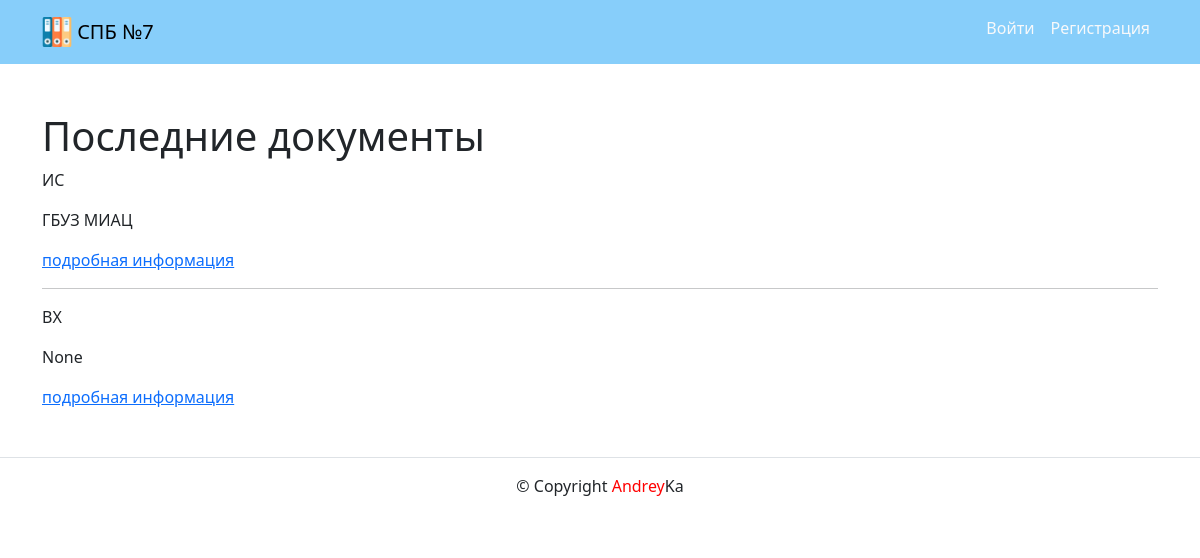
Before: / with the older database file.
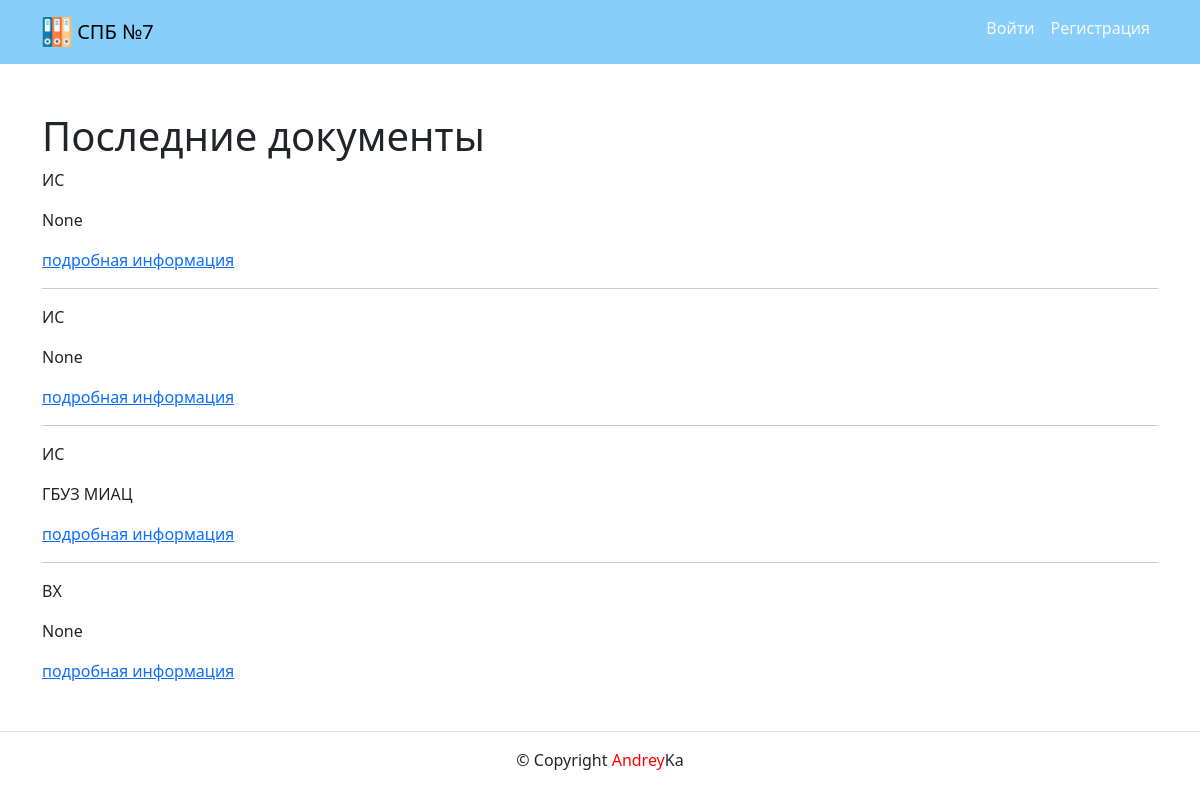
After: the same page with the newer database file.
### documents/models.py (models this page shows, shortened)
class Document(models.Model):
    INPUT_DOC = "ВХ"
    OUTPUT_DOC = "ИС"
    IN_OUT_DOC = "ВХ-ИС"
    DOCUMENT_TYPE_CHOICES = [
        (INPUT_DOC, "входящий"),
        (OUTPUT_DOC, "исходящий"),
        (IN_OUT_DOC, "входящий-исходящий"),
    ]
    doc_type = models.CharField(
        verbose_name="Тип документа",
        help_text="Укажите тип документа",
        max_length=5,
        choices=DOCUMENT_TYPE_CHOICES,
        blank=False,
    )
    from_doc = models.ForeignKey(
        Organization,
        related_name="org_from",
        on_delete=models.PROTECT,
        blank=True,
        null=True,
        verbose_name="Откуда",
    )
    where_doc = models.ForeignKey(
        Organization,
        related_name="org_where",
        on_delete=models.PROTECT,
        blank=True,
        null=True,
        verbose_name="Куда",
    )
    area = models.CharField(
        verbose_name="Участок", max_length=100, blank=True, null=True
    )
    who = models.CharField(verbose_name="Кто", max_length=100, blank=True, null=True)
    input_num = models.PositiveIntegerField(
        verbose_name="Входящий номер", blank=True, null=True
    )
    output_num = models.PositiveIntegerField(
        verbose_name="Исходящий номер", blank=True, null=True
    )
    theme = models.ForeignKey(
        Theme,
        related_name="theme_doc",
        on_delete=models.PROTECT,
        blank=True,
        null=True,
        verbose_name="Тема",
    )
    detail = models.ForeignKey(
        Detail,
        related_name="detail_doc",
        on_delete=models.PROTECT,
        blank=True,
        null=True,
        verbose_name="Детали",
    )
    given = models.ForeignKey(
        Given,
        related_name="given_doc",
        on_delete=models.PROTECT,
        blank=True,
        null=True,
        verbose_name="Передано",
    )
    file = models.FileField(
        verbose_name="Файл", upload_to="docs/%Y/%m/%d/", blank=True, null=True
    )
    size = models.PositiveIntegerField(
        verbose_name="Размер файла", blank=True, null=True
    )
    description = models.TextField(
        verbose_name="Прочее",
        help_text="Укажите прочие подробности",
        blank=True,
        null=True,
    )
    implementers = models.ForeignKey(
        Implementers,
        related_name="implementers_doc",
        on_delete=models.PROTECT,
        blank=True,
        null=True,
        verbose_name="Исполнитель",
    )
    date_input_doc = models.DateField(
        verbose_name="Дата входящего",
        help_text="Укажите дату входящего документа",
        blank=True,
        null=True,
    )
    date_output_doc = models.DateField(
        verbose_name="Дата исходящего",
        help_text="Укажите дату исходящего документа",
        blank=True,
        null=True,
    )
    author = models.ForeignKey(
        User,
        on_delete=models.SET_NULL,
        null=True,
        related_name="author_doc",
        verbose_name="Автор создания",
    )
    modified_date = models.DateTimeField(
        "Дата изменения",
        auto_now=True,
    )
    created_date = models.DateTimeField(
        "Дата публикации",
        auto_now_add=True,
    )
    class Meta:
        ordering = ["-id"]
        verbose_name = "Документ"
        verbose_name_plural = "Документы"

class Organization(models.Model):
    name = models.CharField(
        verbose_name="Название организации",
        max_length=100,
        blank=False,
    )
    def __str__(self) -> str:
        return self.name
    class Meta:
        ordering = ["name"]
        verbose_name = "Организация"
        verbose_name_plural = "Организации"

### documents/views.py (the view)
# urls.py: path("", views.index, name="index"),
def index(request):
    template = "documents/index.html"
    documents = Document.objects.select_related("from_doc", "where_doc").all()
    context = {
        "page_obj": paginator(documents, request),
    }
    return render(request, template, context)

### documents/utils.py (called while the page is built)
def paginator(objects, request):
    document = Paginator(objects, settings.HOW_MANY_DOCUMENTS)
    page_number = request.GET.get("page")
    return document.get_page(page_number)

### templates/documents/index.html (shortened to what this page needs)
{% extends "base.html" %}
{% block content %}
  <h1>Последние документы</h1>
  {% for document in page_obj %}
    {% include "documents/includes/show_document.html" %}
    {% if not forloop.last %}<hr/>{% endif %}
  {% endfor %}
{% endblock content %}

### templates/base.html (shortened to what this page needs)
<!DOCTYPE html>
<html lang="ru">
<head>
  {% load static %}
  <link rel="stylesheet" href="{% static 'css/bootstrap.css' %}">
</head>
<body>
<header>
  {% include "includes/header.html" %}
</header>
<main>
  <div class="container py-5">
    {% block content %}{% endblock content %}
  </div>
</main>
<footer>
  {% include "includes/footer.html" %}
</footer>
</body>
</html>

### templates/includes/header.html (shortened to what this page needs)
<header>
  {% load static %}
  {% with request.resolver_match.view_name as view_name %}
  <nav class="navbar navbar-expand-lg navbar-light" style="background-color: lightskyblue">
    <div class="container">
      <a class="navbar-brand" href="{% url 'documents:index' %}">
        <img src="{% static 'img/logo.png' %}" width="30" height="30" class="d-inline-block align-top" alt="">
        <span style="color:black">СПБ №7</span>
      </a>
    <div class="collapse navbar-collapse" id="navbarContent">
      <ul class="navbar-nav nav-pills ms-auto mb-2">
        {% if user.is_authenticated %}
        <li class="nav-item">
          <a class="nav-link" href="{% url 'documents:document_create' %}">Новая запись</a>
        </li>
        <li class="nav-item">
          <a class="nav-link link-light" href="{% url 'users:password_change' %}">Изменить пароль</a>
        </li>
        <li class="nav-item">
          <a class="nav-link link-light" href="{% url 'users:logout' %}">Выйти</a>
        </li>
        <li class="nav-item navbar-text">
          <a class="text-black-50"> Вы вошли как: "{{ user.username }}"</a>
        </li>
        {% else %}
        <li class="nav-item">
          <a class="nav-link link-light" href="{% url 'users:login' %}">Войти</a>
        </li>
        <li class="nav-item">
          <a class="nav-link link-light" href="{% url 'users:signup' %}">Регистрация</a>
        </li>
        {% endif %}
      </ul>
    </div>
    </div>
  </nav>
  {% endwith %}
</header>

### templates/documents/includes/show_document.html (shortened to what this page needs)
{% load user_filters %}
<article class="col-12 col-md-9">
<p>{{ document.doc_type }} {{ document.where_doc|linebreaks }}</p>
<a href="{% url 'documents:document_detail' document.pk %}">подробная информация</a>
</article>

### templates/includes/footer.html
<footer class="page-footer font-small blue border-top">
  <div class="footer-copyright text-center py-3">
    <p>© {{ year }} Copyright <span style="color:red">Andrey</span>Ka</p>
  </div>
</footer>

Changed rows visible on the page:
added Document: doc_type "ИС", where_doc "None"
added Document: doc_type "ИС", where_doc "None"
